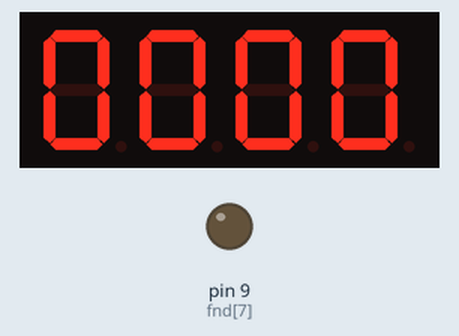
A sketch run on a simulated Arduino Uno, built with avr-gcc and run on an emulated ATmega328P. Parts: 4-digit seven-segment display, output pins drawn as LEDs (lit = HIGH). Wiring (inferred from the names in the program): 4-digit 7-segment display, segments lit when HIGH: segments pin 2, pin 3, pin 4, pin 5, pin 6, pin 7, pin 8; digit selects A0, A1, A2, A3. The segment pins are drawn as the display they are named for; pins used as bus, display or sensor lines are not drawn.

Above: at 0.1 s.
At 5.1 s:
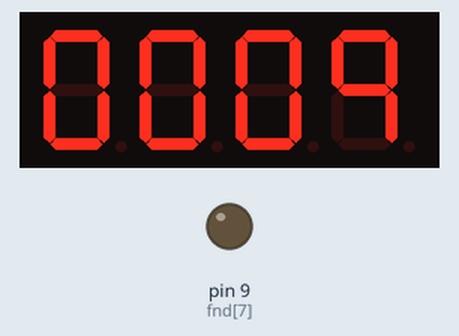
At 10.0 s:
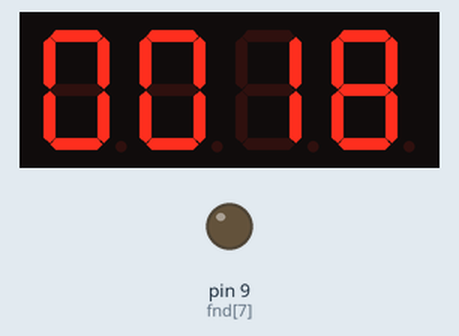
At 20.0 s:
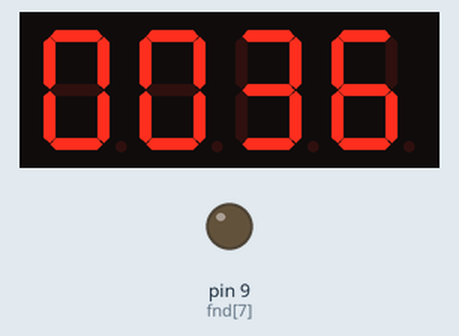
At 29.9 s:
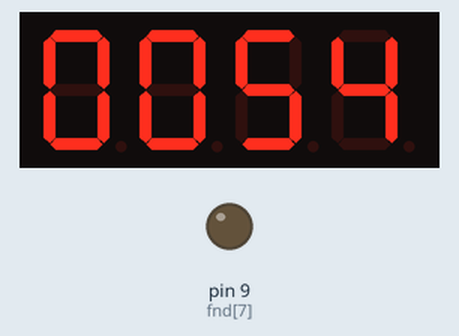
At 39.3 s:
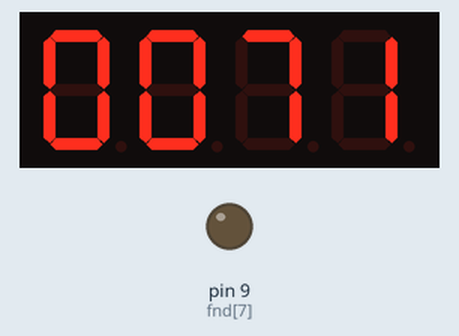

The sketch:

20190429_1.ino
```cpp
int tr[4] ={A0, A1, A2, A3};
int fnd[8] = {2,3,4,5,6,7,8,9};

byte fnd_val[10][7] =
{
  {0,0,0,0,0,0,1}, //0
  {1,0,0,1,1,1,1}, //1
  {0,0,1,0,0,1,0}, //2
  {0,0,0,0,1,1,0}, //3
  {1,0,0,1,1,0,0}, //4
  {0,1,0,0,1,0,0}, //5
  {0,1,0,0,0,0,0}, //6
  {0,0,0,1,1,1,1}, //7
  {0,0,0,0,0,0,0}, //8
  {0,0,0,1,1,0,0}};  //9

void setup() {
  // put your setup code here, to run once:
  for(int i=0; i<4; i++)
  {
    pinMode(tr[i], OUTPUT);
  }
  for(int j=0;j<8; j++)
  {
    pinMode(fnd[j],OUTPUT);
  }
  digitalWrite(9, LOW);
}


int del_cnt =0;
int po=0;
void loop() {
  displayFND4(po);
  if(del_cnt == 500){
    del_cnt = 0;
    po++;
  }

  if(po==10000)po=0;

  del_cnt++;
  delay(1);
}
int pos =0;
void displayFND4(int num){
  int no;
  if(pos == 0) no = num / 1000;
  else if(pos == 1) no = (num %1000) /100;
  else if(pos == 2) no = (num % 100) /10;
  else if(pos == 3) no = num % 10;

  for(int i=0;i<4;i++){
    digitalWrite(tr[i], HIGH);
  }
  digitalWrite(tr[pos], LOW);

  for(int pinout=0; pinout<7; pinout++)
  {
    digitalWrite(fnd[pinout],!fnd_val[no][pinout]);
  }
  pos = ++pos % 4;
}
```

Measured:
- what the display in image 0 shows lasts 0.6 s, from 0.0 s to 0.6 s
